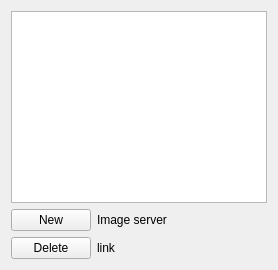
          <widget class="QWidget" name="gridWidget" native="true">
           <layout class="QGridLayout" name="gridLayout_3">
            <item row="0" column="0" colspan="3">
             <widget class="QListWidget" name="micProjectsListWidget">
              <property name="minimumSize">
               <size>
                <width>100</width>
                <height>0</height>
               </size>
              </property>
             </widget>
            </item>
            <item row="1" column="0">
             <widget class="QPushButton" name="newMicProjectButton">
              <property name="minimumSize">
               <size>
                <width>80</width>
                <height>0</height>
               </size>
              </property>
              <property name="text">
               <string>New</string>
              </property>
             </widget>
            </item>
            <item row="2" column="0">
             <widget class="QPushButton" name="deleteMicProjectButton">
              <property name="text">
               <string>Delete</string>
              </property>
             </widget>
            </item>
            <item row="1" column="2">
             <spacer name="horizontalSpacer_8">
              <property name="orientation">
               <enum>Qt::Horizontal</enum>
              </property>
              <property name="sizeHint" stdset="0">
               <size>
                <width>40</width>
                <height>20</height>
               </size>
              </property>
             </spacer>
            </item>
            <item row="1" column="1">
             <widget class="QLabel" name="ImageServerPageLabel">
              <property name="text">
               <string>Image server</string>
              </property>
              <property name="textFormat">
               <enum>Qt::RichText</enum>
              </property>
              <property name="textInteractionFlags">
               <set>Qt::TextBrowserInteraction</set>
              </property>
             </widget>
            </item>
            <item row="2" column="1">
             <widget class="QLabel" name="ImageServerLinkPageLinkLabel">
              <property name="text">
               <string>link</string>
              </property>
              <property name="openExternalLinks">
               <bool>true</bool>
              </property>
              <property name="textInteractionFlags">
               <set>Qt::LinksAccessibleByMouse</set>
              </property>
             </widget>
            </item>
           </layout>
          </widget>
